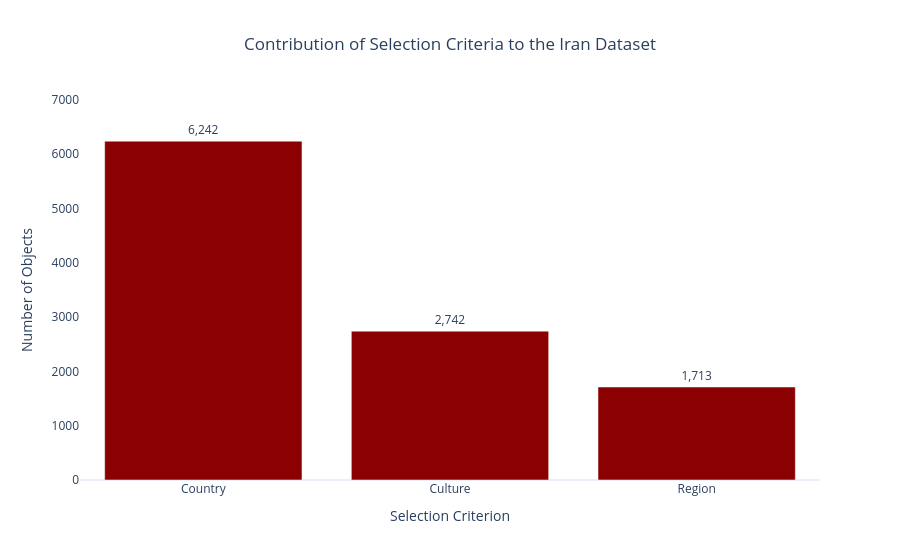

The cell this chart's notebook holds for it:
### Code cell
# Bar-Diagramm
fig = px.bar(x=["Country", "Culture", "Region"], y=[country_count, culture_count, region_count], text_auto=",.0f",
             title="Contribution of Selection Criteria to the Iran Dataset",
             labels={"x": "Selection Criterion", "y": "Number of Objects"})

fig.update_traces(marker_color="darkred",textposition="outside")
fig.update_layout(title_x=0.5, template="plotly_white")
fig.update_xaxes(showgrid=False)
fig.update_yaxes(showgrid=False, range=[0, 7000])
fig.show()

# Die Konstruktion des Iran-Datensatzes beruht auf drei unterschiedlichen Selektionskriterien.
# Da einzelne Objekte gleichzeitig über Country, Region und/oder Culture dem iranisch-persischen Kulturraum zugeordnet werden können, 
# entstehen Mehrfachzuordnungen. Die Summe der drei Kategorien übersteigt daher die tatsächliche Größe des Iran-Datensatzes von 9093 Objekten.
# Den größten Beitrag zur Konstruktion des Datensatzes leistet das Kriterium Country, gefolgt von Culture und Region.

### Figure 1 — Plotly figure (JSON) as saved in the notebook; plotly's stock layout.template omitted (floating-point values rounded to 4 significant figures)
{"data": [{"hovertemplate": "Selection Criterion=%{x}<br>Number of Objects=%{y}<extra></extra>", "legendgroup": "", "marker": {"color": "darkred", "pattern": {"shape": ""}}, "name": "", "orientation": "v", "showlegend": false, "textposition": "outside", "texttemplate": "%{y:,.0f}", "type": "bar", "x": ["Country", "Culture", "Region"], "xaxis": "x", "y": [6242, 2742, 1713], "yaxis": "y"}], "layout": {"barmode": "relative", "legend": {"tracegroupgap": 0}, "title": {"text": "Contribution of Selection Criteria to the Iran Dataset", "x": 0.5}, "xaxis": {"anchor": "y", "domain": [0, 1], "showgrid": false, "title": {"text": "Selection Criterion"}}, "yaxis": {"anchor": "x", "domain": [0, 1], "range": [0, 7000], "showgrid": false, "title": {"text": "Number of Objects"}}}}
